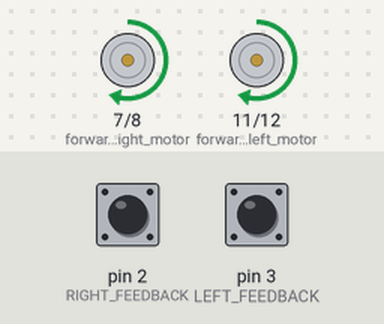
The sketch below on a simulated Arduino Uno, built with avr-gcc and run on an emulated ATmega328P. Parts: motor-driver pin pairs drawn as motors (green arrow = first pin HIGH = forward, orange = second pin HIGH = backward, longer = more drive, scaled by the enable pin). The test bench sets the inputs (shaded band); at power-on: pin 2 (RIGHT_FEEDBACK) LOW, pin 3 (LEFT_FEEDBACK) LOW.

Above: at 1.2 s.
1.3 s: pin 2 (RIGHT_FEEDBACK) pulled HIGH for 0.15 s
At 2.2 s:
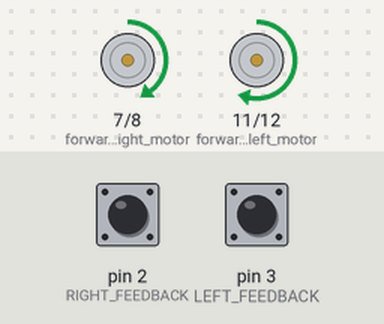
2.9 s: pin 3 (LEFT_FEEDBACK) pulled HIGH for 0.15 s
At 3.4 s:
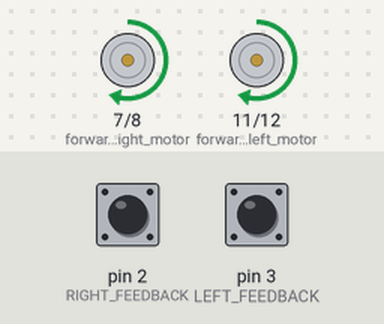
4.5 s: pin 3 (LEFT_FEEDBACK) pulled HIGH for 1 s
At 5.8 s:
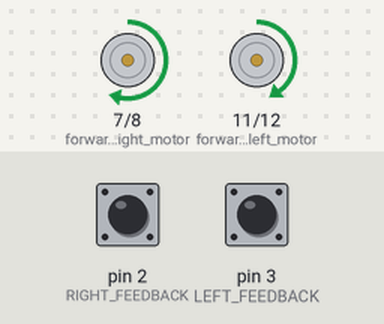
Timing chart, 0 to 11.5 s (numbered marks = the images above; inputs shaded):
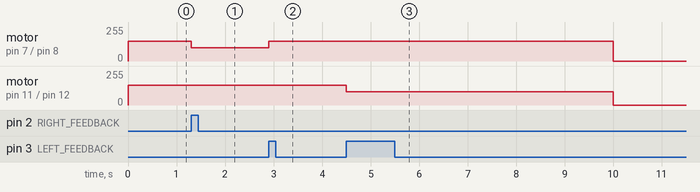

Measured:
- after the input at 1.3 s, motor on pin 7 (forward_right_motor) / pin 8 (reverse_right_motor): forward 150/255 → forward 100/255 at once
- after the input at 2.9 s, motor on pin 7 (forward_right_motor) / pin 8 (reverse_right_motor): forward 100/255 → forward 150/255 at once
- after the input at 4.5 s, motor on pin 11 (forward_left_motor) / pin 12 (reverse_left_motor): forward 150/255 → forward 100/255 at once, → stopped 5.5 s later

The sketch:

Story6b.ino
```cpp
int const reverse_left_motor = 12;
int const forward_left_motor = 11;
int const enable_left_motor = 10;
int const enable_right_motor = 9;
int const reverse_right_motor = 8;
int const forward_right_motor = 7;

const int LEFT_FEEDBACK = 3;
const int RIGHT_FEEDBACK = 2;

volatile int leftcounter = 0;
volatile int rightcounter = 0;

int leftMotorSpeed = 150;
int rightMotorSpeed = 150;

void setup()
{
  Serial.begin(115200);
  attachInterrupt(digitalPinToInterrupt(LEFT_FEEDBACK),LeftMotorISR,RISING);
  attachInterrupt(digitalPinToInterrupt(RIGHT_FEEDBACK),RightMotorISR,RISING);
  pinMode(reverse_left_motor, OUTPUT);
  pinMode(forward_left_motor, OUTPUT);
  pinMode(LEFT_FEEDBACK, INPUT);
  pinMode(RIGHT_FEEDBACK, INPUT);
  pinMode(enable_left_motor, OUTPUT);
  pinMode(enable_right_motor, OUTPUT);
  pinMode(reverse_right_motor, OUTPUT);
  pinMode(forward_right_motor, OUTPUT);
  // forwards_rover_without_delay();
  // SetLeftMotor(100);
  // SetRightMotor(100);
}

void loop()
{

  forwards_rover_variable_speed();

  if(leftcounter > rightcounter){
  rightMotorSpeed = 150;
    leftMotorSpeed = 100;
  }
  else if(leftcounter < rightcounter){
  leftMotorSpeed = 150;
    rightMotorSpeed = 100;
  }
  else{
  leftMotorSpeed = 150;
    rightMotorSpeed = 150;
  }

  if(millis() >= 10000) {
    stop_rover(100000);
  }

}

void SetLeftMotor(int speed) {
  analogWrite(enable_left_motor, speed);
  //analogWrite(forward_left_motor, speed);
}

void SetRightMotor(int speed) {
  analogWrite(enable_right_motor, speed);
  //analogWrite(forward_right_motor, speed);
}

void distancemeasurement() {
  forwards_rover(0);
  //Serial.print("Left Counter ");
  //Serial.println(leftcounter);

  //Serial.print("Right Counter ");
  //Serial.println(rightcounter);

  if(leftcounter >=870){
    Serial.println("Stop called");
    stop_rover(100000000);
  }

}
void stop_rover(int length) {
  digitalWrite(enable_left_motor, LOW);
  digitalWrite(enable_right_motor, LOW);
  digitalWrite(forward_left_motor, LOW);
  digitalWrite(forward_right_motor, LOW);
  digitalWrite(reverse_left_motor, LOW);
  digitalWrite(reverse_right_motor, LOW);

  delay(length);
}
void stop_rover_after(int length, int duration) {
  delay(length);
  stop_rover(duration);

}
void reverse_rover(int duration) {
  digitalWrite(enable_left_motor, HIGH);
  digitalWrite(enable_right_motor, HIGH);
  digitalWrite(reverse_left_motor, HIGH);
  digitalWrite(reverse_right_motor, HIGH);
  delay(duration);
}

void forwards_rover(int timedelay){
  digitalWrite(enable_left_motor, HIGH);
  digitalWrite(enable_right_motor, HIGH);
  digitalWrite(forward_left_motor, HIGH);
  digitalWrite(forward_right_motor, HIGH);
  delay(timedelay);
}

void forwards_rover_without_delay(){
  digitalWrite(enable_left_motor, HIGH);
  digitalWrite(enable_right_motor, HIGH);
  digitalWrite(forward_left_motor, HIGH);
  digitalWrite(forward_right_motor, HIGH);
}

void forwards_rover_variable_speed(){
  analogWrite(enable_left_motor, leftMotorSpeed);
  analogWrite(enable_right_motor, rightMotorSpeed);
  digitalWrite(forward_left_motor, HIGH);
  digitalWrite(forward_right_motor, HIGH);
}

void LeftMotorISR(){

  leftcounter++;
}

void RightMotorISR(){
  rightcounter++;
}
```
